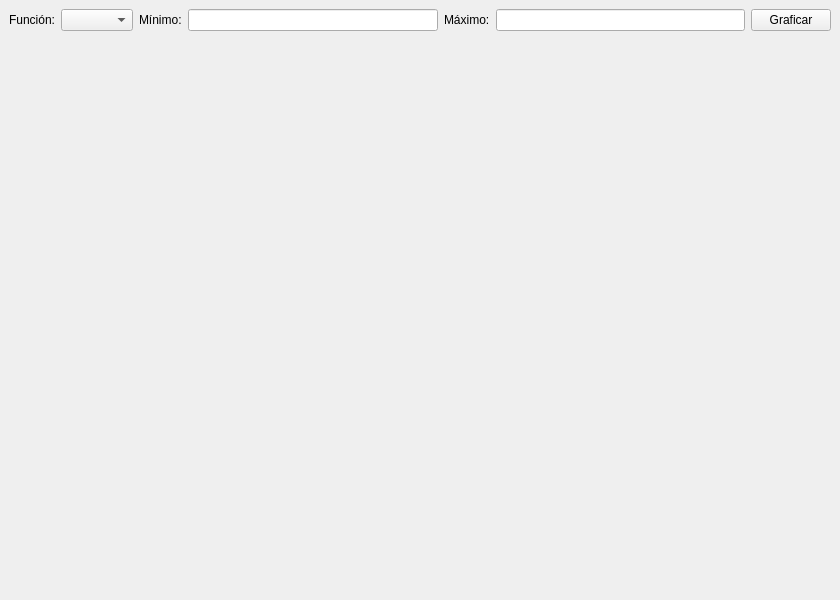
<?xml version="1.0" encoding="UTF-8"?>
<ui version="4.0">
 <class>MainWindow</class>
 <widget class="QMainWindow" name="MainWindow">
  <property name="geometry">
   <rect>
    <x>0</x>
    <y>0</y>
    <width>840</width>
    <height>600</height>
   </rect>
  </property>
  <property name="windowTitle">
   <string>Calculadora Trigonométrica</string>
  </property>
  <widget class="QWidget" name="centralwidget">
   <layout class="QVBoxLayout" name="verticalLayout">
    <item>
     <layout class="QHBoxLayout" name="horizontalLayout">
      <item>
       <widget class="QLabel" name="labelFuncion">
        <property name="text">
         <string>Función:</string>
        </property>
       </widget>
      </item>
      <item>
       <widget class="QComboBox" name="comboFunciones"/>
      </item>
      <item>
       <widget class="QLabel" name="labelMin">
        <property name="text">
         <string>Mínimo:</string>
        </property>
       </widget>
      </item>
      <item>
       <widget class="QLineEdit" name="txtMin"/>
      </item>
      <item>
       <widget class="QLabel" name="labelMax">
        <property name="text">
         <string>Máximo:</string>
        </property>
       </widget>
      </item>
      <item>
       <widget class="QLineEdit" name="txtMax"/>
      </item>
      <item>
       <widget class="QPushButton" name="btnGraficar">
        <property name="text">
         <string>Graficar</string>
        </property>
       </widget>
      </item>
     </layout>
    </item>
    <item>
     <widget class="QWidget" name="widgetGrafica" native="true">
      <widget class="QLabel" name="label">
       <property name="geometry">
        <rect>
         <x>616</x>
         <y>172</y>
         <width>171</width>
         <height>121</height>
        </rect>
       </property>
       <property name="styleSheet">
        <string notr="true">border-image: url(:/logo/descarga.jpg);</string>
       </property>
       <property name="text">
        <string/>
       </property>
      </widget>
     </widget>
    </item>
    <item>
     <widget class="QLabel" name="label_2">
      <property name="text">
       <string>&lt;html&gt;&lt;head/&gt;&lt;body&gt;&lt;p&gt;&lt;img src=&quot;:/logo/logo.jpg&quot;/&gt;&lt;/p&gt;&lt;/body&gt;&lt;/html&gt;</string>
      </property>
     </widget>
    </item>
   </layout>
  </widget>
 </widget>
 <resources>
  <include location="logo.qrc"/>
 </resources>
 <connections/>
</ui>
